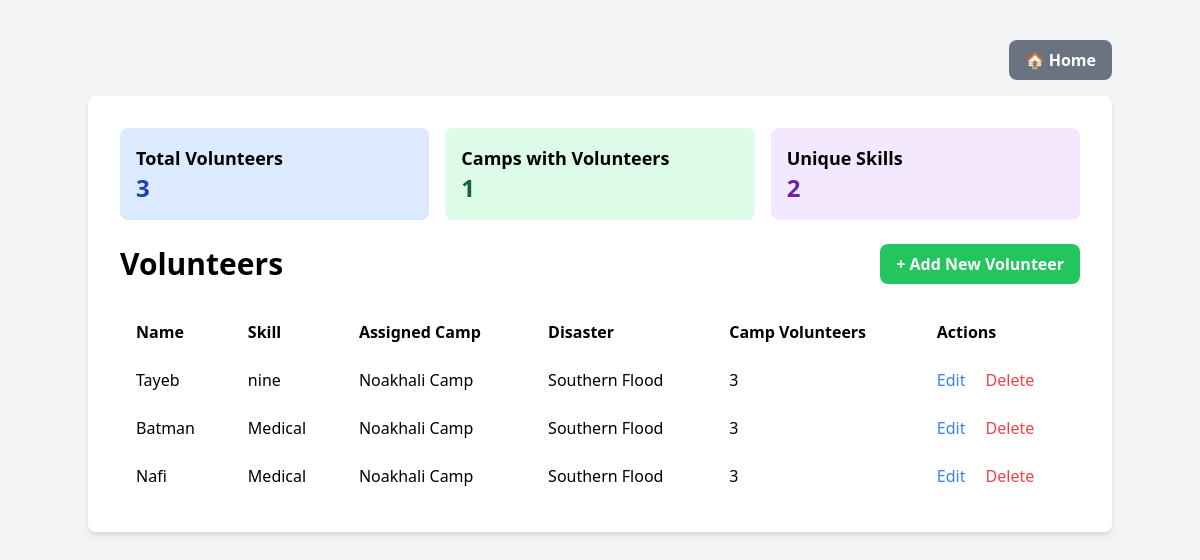
The page /volunteers.php on the database its author committed.
### tables this page shows
CREATE TABLE `volunteer` (
  `id` int(11) NOT NULL,
  `name` varchar(100) DEFAULT NULL,
  `skill` varchar(100) DEFAULT NULL,
  `camp_id` int(11) DEFAULT NULL
);

CREATE TABLE `relief_camp` (
  `id` int(11) NOT NULL,
  `name` varchar(255) NOT NULL,
  `capacity` int(11) DEFAULT NULL,
  `disaster_id` int(11) DEFAULT NULL
);

CREATE TABLE `disaster` (
  `id` int(11) NOT NULL,
  `name` varchar(255) NOT NULL,
  `type` varchar(100) DEFAULT NULL,
  `location` varchar(255) DEFAULT NULL
);

### public/volunteers.php (the view, shortened to what this page needs)
<?php
require_once '../includes/db_connect.php';
$sql = "SELECT
    v.*,
    rc.name AS camp_name,
    d.name AS disaster_name,
    (SELECT COUNT(*) FROM Volunteer WHERE camp_id = v.camp_id) as volunteers_in_camp
FROM Volunteer v
LEFT JOIN Relief_Camp rc ON v.camp_id = rc.id
LEFT JOIN disaster d ON rc.disaster_id = d.id
ORDER BY v.id DESC";
$result = $conn->query($sql);
$stats_sql = "SELECT
    COUNT(*) as total_volunteers,
    COUNT(DISTINCT camp_id) as camps_with_volunteers,
    COUNT(DISTINCT skill) as unique_skills
FROM Volunteer";
$stats_result = $conn->query($stats_sql);
$stats = $stats_result->fetch_assoc();
?>
<!DOCTYPE html>
<html lang="en">
<head>
    <script src="https://cdn.tailwindcss.com"></script>
</head>
<body class="bg-gray-100">
    <div class="container mx-auto mt-10">
        <div class="flex justify-end mb-4">
            <a href="index.php" class="bg-gray-500 text-white font-bold py-2 px-4 rounded-lg hover:bg-gray-600">
                🏠 Home
            </a>
        </div>
        <div class="p-8 bg-white rounded-lg shadow-md">
        <div class="grid grid-cols-3 gap-4 mb-6">
            <div class="bg-blue-100 p-4 rounded-lg">
                <h3 class="text-lg font-semibold">Total Volunteers</h3>
                <p class="text-2xl font-bold text-blue-800"><?php echo $stats['total_volunteers']; ?></p>
            </div>
            <div class="bg-green-100 p-4 rounded-lg">
                <h3 class="text-lg font-semibold">Camps with Volunteers</h3>
                <p class="text-2xl font-bold text-green-800"><?php echo $stats['camps_with_volunteers']; ?></p>
            </div>
            <div class="bg-purple-100 p-4 rounded-lg">
                <h3 class="text-lg font-semibold">Unique Skills</h3>
                <p class="text-2xl font-bold text-purple-800"><?php echo $stats['unique_skills']; ?></p>
            </div>
        </div>
        <div class="flex justify-between items-center mb-6">
            <h1 class="text-3xl font-bold">Volunteers</h1>
            <a href="add_volunteer.php" class="bg-green-500 text-white font-bold py-2 px-4 rounded-lg hover:bg-green-600">
                + Add New Volunteer
            </a>
        </div>
        <table class="min-w-full bg-white">
            <thead>
                <tr>
                    <th class="py-3 px-4 text-left">Name</th>
                    <th class="py-3 px-4 text-left">Skill</th>
                    <th class="py-3 px-4 text-left">Assigned Camp</th>
                    <th class="py-3 px-4 text-left">Disaster</th>
                    <th class="py-3 px-4 text-left">Camp Volunteers</th>
                    <th class="py-3 px-4 text-left">Actions</th>
                </tr>
            </thead>
            <tbody>
                <?php if ($result->num_rows > 0): ?>
                    <?php while($row = $result->fetch_assoc()): ?>
                        <tr>
                            <td class="py-3 px-4"><?php echo htmlspecialchars($row['name']); ?></td>
                            <td class="py-3 px-4"><?php echo htmlspecialchars($row['skill']); ?></td>
                            <td class="py-3 px-4"><?php echo htmlspecialchars($row['camp_name'] ?? 'Not Assigned'); ?></td>
                            <td class="py-3 px-4"><?php echo htmlspecialchars($row['disaster_name'] ?? 'N/A'); ?></td>
                            <td class="py-3 px-4"><?php echo htmlspecialchars($row['volunteers_in_camp']); ?></td>
                            <td class="py-3 px-4">
                                <a href="edit_volunteer.php?id=<?php echo $row['id']; ?>" class="text-blue-500 hover:text-blue-700">Edit</a>
                                <a href="delete_volunteer.php?id=<?php echo $row['id']; ?>"
                                   class="text-red-500 hover:text-red-700 ml-4"
                                   onclick="return confirm('Are you sure you want to delete this volunteer?')">Delete</a>
                            </td>
                        </tr>
                    <?php endwhile; ?>
                <?php else: ?>
                    <tr>
                        <td colspan="6" class="text-center py-4">No volunteers recorded yet</td>
                    </tr>
                <?php endif; ?>
            </tbody>
        </table>
    </div>
</body>
</html>

### rows shown on the page
volunteer: name "Tayeb", skill "nine", camp.name "Noakhali Camp", disaster.name "Southern Flood", volunteers_in_camp "3"
volunteer: name "Batman", skill "Medical", camp.name "Noakhali Camp", disaster.name "Southern Flood", volunteers_in_camp "3"
volunteer: name "Nafi", skill "Medical", camp.name "Noakhali Camp", disaster.name "Southern Flood", volunteers_in_camp "3"

### other values the page prints
$stats['total_volunteers'] "3"
$stats['camps_with_volunteers'] "1"
$stats['unique_skills'] "2"
